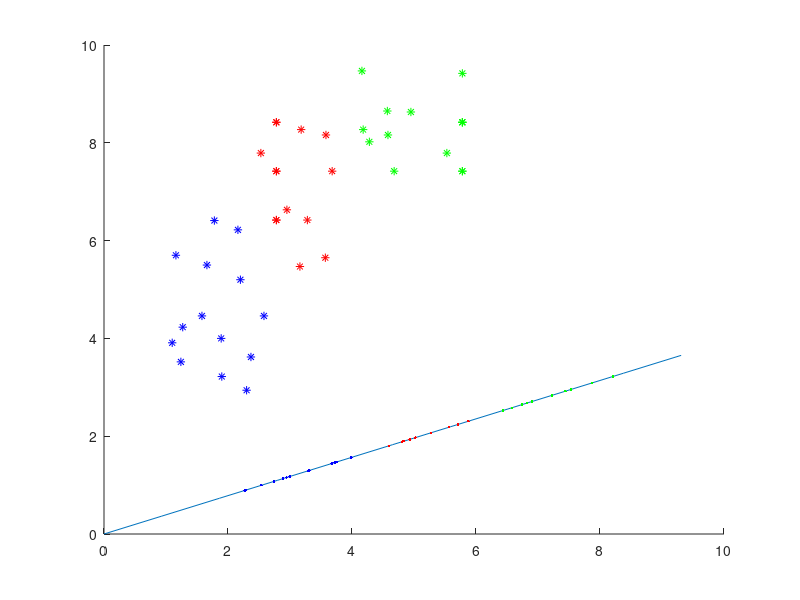

The MATLAB script that drew this image:
% exp1
blue = load('./ex3Data/ex3blue.dat');
green = load('./ex3Data/ex3green.dat');
red = load('./ex3Data/ex3red.dat');
hold on
axis([0 10 0 10]);
plot(blue(:,1),blue(:,2),'*b');
plot(green(:,1),green(:,2),'*g');
plot(red(:,1),red(:,2),'*r');
% 因为每个label的都一样，所以简化处理了
m = length(green);
label = zeros(1,m);
label(:,:) = 1;
% Within-class scatter
u_blue = mean(blue);
u_green = mean(green);
u_red = mean(red);
u = (u_blue + u_green + u_red)/3;
Sw_blue = zeros(2,2);
Sw_green = zeros(2,2);
Sw_red = zeros(2,2);
for i = 1:m
    Sw_blue = Sw_blue + (blue(i,:) - u_blue)' * (blue(i,:) - u_blue);
    Sw_green = Sw_green + (green(i,:) - u_green)' * (green(i,:) - u_green);
    Sw_red = Sw_red + (red(i,:) - u_red)' * (red(i,:) - u_red);
end
Sw = Sw_blue + Sw_green + Sw_red;
Sb = m*((u_blue - u)' * (u_blue - u)+...
        (u_green - u)' * (u_green - u)+...
        (u_red - u)' * (u_red - u));
invSw_Sb = Sw \ Sb;
[V,D] = eig(invSw_Sb);
% eigenvector C-1
W1 = V(:,1);
W2 = V(:,2);
t = 0:10;
k = W1(2,1)/W1(1,1); %斜率
[line_1] = t.*W1(:,:);
plot(line_1(1,:),line_1(2,:));
project_matirx = [1 k; k k*k]./(1+k*k);
project_blue = zeros(m,2);
project_green = zeros(m,2);
project_red = zeros(m,2);
for i =1:m
    project_blue(i,:) = blue(i,:)*project_matirx;
    project_green(i,:) = green(i,:)*project_matirx;
    project_red(i,:) = red(i,:)*project_matirx;
end
plot(project_blue(:,1),project_blue(:,2),'.b');
plot(project_green(:,1),project_green(:,2),'.g');
plot(project_red(:,1),project_red(:,2),'.r');